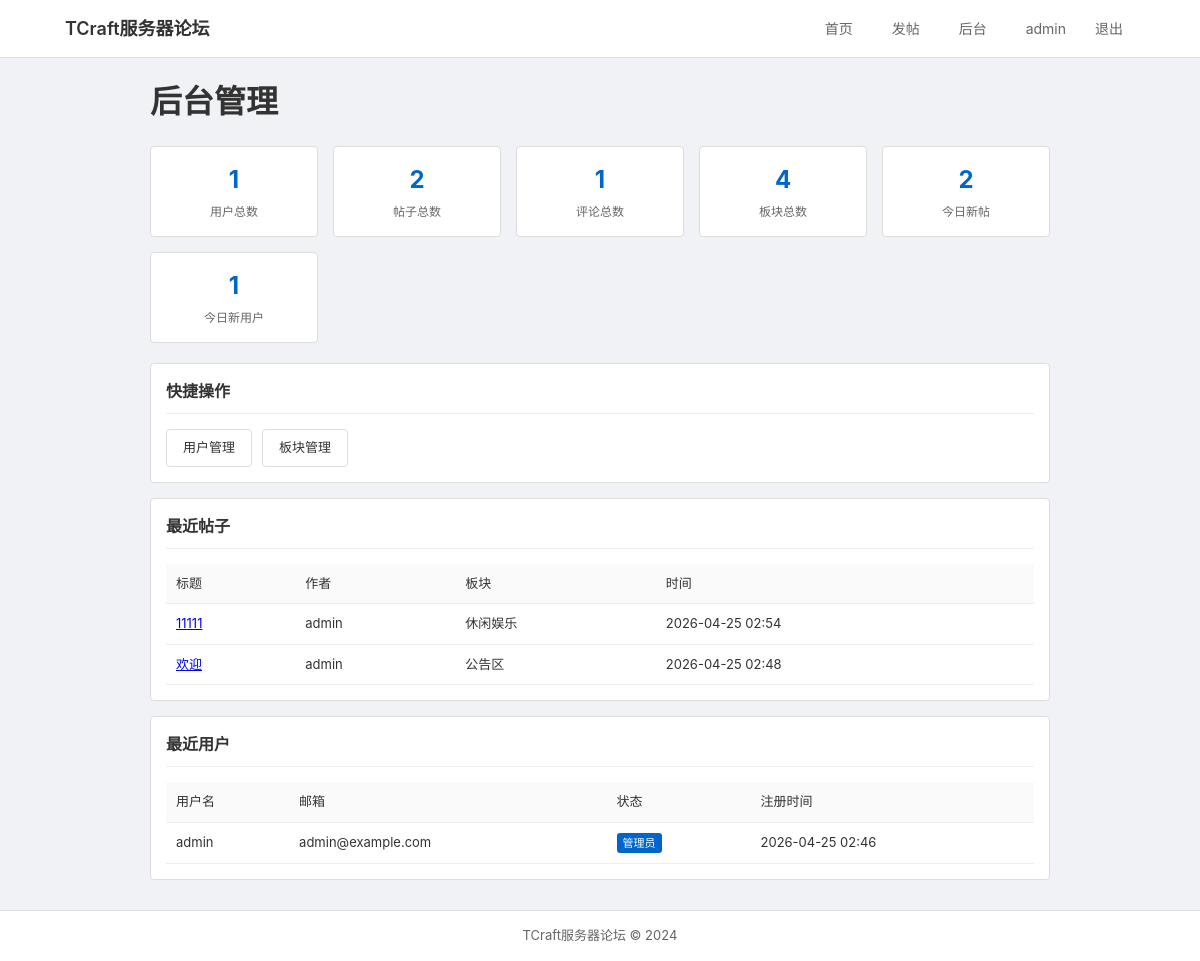
The page /forum/admin (signed in) on the database as committed earlier.
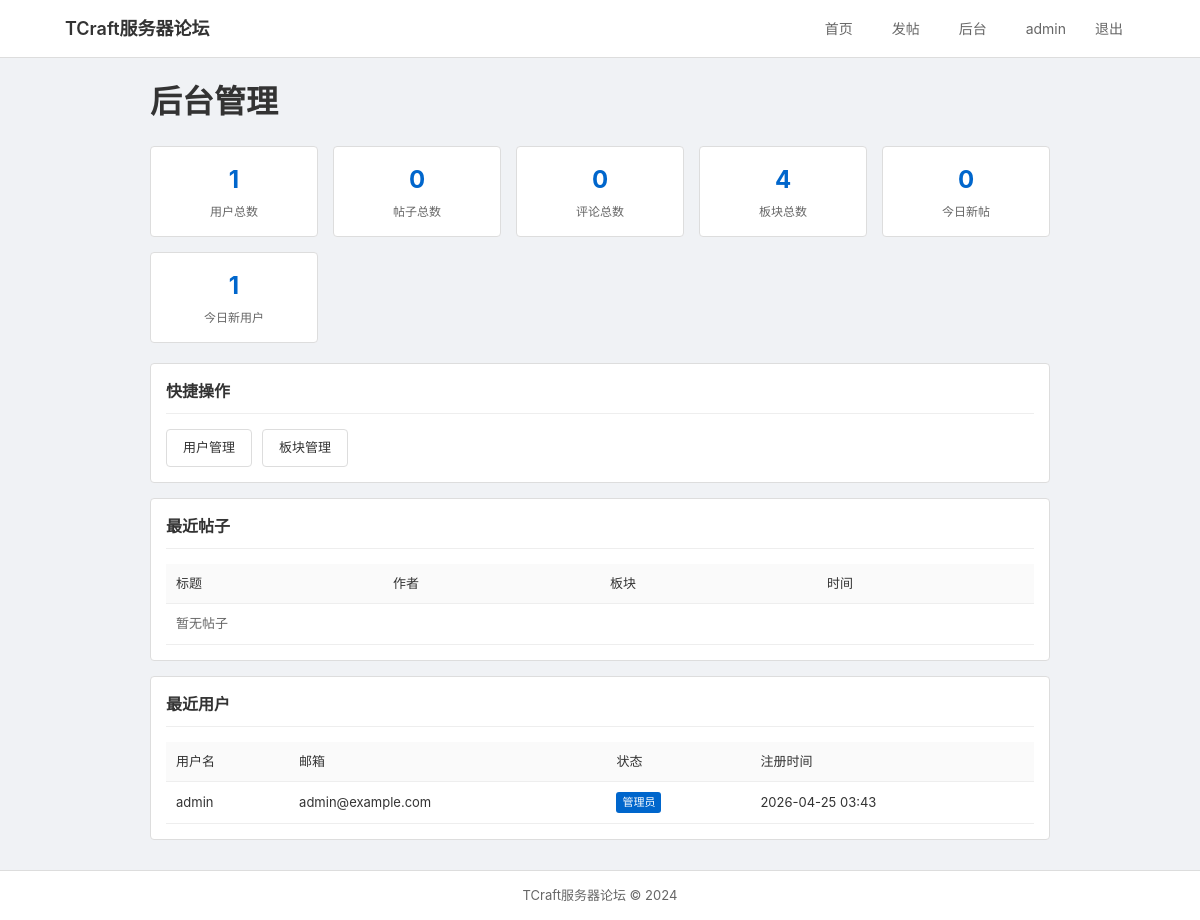
The same page on the database as committed later.
### app/models.py (models this page shows, shortened)
class Post(db.Model):
    id = db.Column(db.Integer, primary_key=True)
    title = db.Column(db.String(140))
    content = db.Column(db.Text)
    views = db.Column(db.Integer, default=0)
    is_pinned = db.Column(db.Boolean, default=False)
    is_locked = db.Column(db.Boolean, default=False)
    user_id = db.Column(db.Integer, db.ForeignKey('user.id'))
    category_id = db.Column(db.Integer, db.ForeignKey('category.id'))
    created_at = db.Column(db.DateTime, index=True, default=datetime.utcnow)
    updated_at = db.Column(db.DateTime, default=datetime.utcnow)
    comments = db.relationship('Comment', backref='post', lazy='dynamic', cascade='all, delete-orphan')

class User(UserMixin, db.Model):
    id = db.Column(db.Integer, primary_key=True)
    username = db.Column(db.String(64), index=True, unique=True)
    email = db.Column(db.String(120), index=True, unique=True)
    password_hash = db.Column(db.String(128))
    avatar = db.Column(db.String(200), default='default_avatar.svg')
    signature = db.Column(db.String(200))
    is_admin = db.Column(db.Boolean, default=False)
    is_banned = db.Column(db.Boolean, default=False)
    created_at = db.Column(db.DateTime, default=datetime.utcnow)
    posts = db.relationship('Post', backref='author', lazy='dynamic')
    comments = db.relationship('Comment', backref='author', lazy='dynamic')

class Category(db.Model):
    id = db.Column(db.Integer, primary_key=True)
    name = db.Column(db.String(64), unique=True)
    description = db.Column(db.String(200))
    icon = db.Column(db.String(50))
    order = db.Column(db.Integer, default=0)
    admin_only = db.Column(db.Boolean, default=False)
    posts = db.relationship('Post', backref='category', lazy='dynamic')
    created_at = db.Column(db.DateTime, default=datetime.utcnow)

### app/routes/forum.py (the view)
@forum.route('/admin')
@login_required
def admin():
    if not current_user.is_admin:
        abort(403)
    total_users = User.query.count()
    total_posts = Post.query.count()
    total_comments = Comment.query.count()
    total_categories = Category.query.count()
    today = datetime.utcnow().date()
    today_posts = Post.query.filter(Post.created_at >= today).count()
    today_users = User.query.filter(User.created_at >= today).count()
    recent_posts = Post.query.order_by(Post.created_at.desc()).limit(10).all()
    recent_users = User.query.order_by(User.created_at.desc()).limit(10).all()
    return render_template('forum/admin.html',
        total_users=total_users, total_posts=total_posts,
        total_comments=total_comments, total_categories=total_categories,
        today_posts=today_posts, today_users=today_users,
        recent_posts=recent_posts, recent_users=recent_users)

### app/__init__.py (called while the page is built)
def create_app(config_class=Config):
    app = Flask(__name__)
    app.config.from_object(config_class)
    db.init_app(app)
    login_manager.init_app(app)
    csrf.init_app(app)
    from app.models import User
    @login_manager.user_loader
    def load_user(id):
        return User.query.get(int(id))
    from app.routes.auth import auth as auth_blueprint
    app.register_blueprint(auth_blueprint, url_prefix='/auth')
    from app.routes.main import main as main_blueprint
    app.register_blueprint(main_blueprint)
    from app.routes.forum import forum as forum_blueprint
    app.register_blueprint(forum_blueprint, url_prefix='/forum')
    with app.app_context():
        db.create_all()
    return app

### app/templates/forum/admin.html (shortened to what this page needs)
{% extends "base.html" %}
{% block content %}
<div class="admin-container">
    <h1 style="margin-bottom: 20px;">后台管理</h1>
    <div class="admin-stats">
        <div class="stat-card">
            <h3>{{ total_users }}</h3>
            <p>用户总数</p>
        </div>
        <div class="stat-card">
            <h3>{{ total_posts }}</h3>
            <p>帖子总数</p>
        </div>
        <div class="stat-card">
            <h3>{{ total_comments }}</h3>
            <p>评论总数</p>
        </div>
        <div class="stat-card">
            <h3>{{ total_categories }}</h3>
            <p>板块总数</p>
        </div>
        <div class="stat-card">
            <h3>{{ today_posts }}</h3>
            <p>今日新帖</p>
        </div>
        <div class="stat-card">
            <h3>{{ today_users }}</h3>
            <p>今日新用户</p>
        </div>
    </div>
    <div class="admin-section">
        <h2>快捷操作</h2>
        <div style="display: flex; gap: 10px;">
            <a href="{{ url_for('forum.admin_users') }}" class="btn">用户管理</a>
            <a href="{{ url_for('forum.admin_category') }}" class="btn">板块管理</a>
        </div>
    </div>
    <div class="admin-section">
        <h2>最近帖子</h2>
        <table class="admin-table">
            <thead>
                <tr>
                    <th>标题</th>
                    <th>作者</th>
                    <th>板块</th>
                    <th>时间</th>
                </tr>
            </thead>
            <tbody>
                {% for post in recent_posts %}
                <tr>
                    <td><a href="{{ url_for('forum.post', id=post.id) }}">{{ post.title }}</a></td>
                    <td>{{ post.author.username }}</td>
                    <td>{{ post.category.name if post.category else '-' }}</td>
                    <td>{{ post.created_at.strftime('%Y-%m-%d %H:%M') }}</td>
                </tr>
                {% endfor %}
                {% if not recent_posts %}
                <tr><td colspan="4" class="empty-state">暂无帖子</td></tr>
                {% endif %}
            </tbody>
        </table>
    </div>
    <div class="admin-section">
        <h2>最近用户</h2>
        <table class="admin-table">
            <thead>
                <tr>
                    <th>用户名</th>
                    <th>邮箱</th>
                    <th>状态</th>
                    <th>注册时间</th>
                </tr>
            </thead>
            <tbody>
                {% for user in recent_users %}
                <tr>
                    <td>{{ user.username }}</td>
                    <td>{{ user.email }}</td>
                    <td>
                        {% if user.is_admin %}<span class="badge badge-admin">管理员</span>{% endif %}
                    </td>
                    <td>{{ user.created_at.strftime('%Y-%m-%d %H:%M') }}</td>
                </tr>
                {% endfor %}
            </tbody>
        </table>
    </div>
</div>
{% endblock %}

### app/templates/base.html (shortened to what this page needs)
<!DOCTYPE html>
<html lang="zh-CN">
<head>
    <link rel="stylesheet" href="{{ url_for('static', filename='css/style.css') }}">
</head>
<body>
    <nav class="navbar">
        <div class="nav-container">
            <a href="{{ url_for('main.index') }}" class="nav-brand">TCraft服务器论坛</a>
            <div class="nav-menu">
                <a href="{{ url_for('main.index') }}" class="nav-link">首页</a>
                {% if current_user.is_authenticated %}
                    {% if current_user.is_banned %}
                    <span class="nav-link banned-tag">已封禁</span>
                    {% else %}
                    <a href="{{ url_for('forum.create_post') }}" class="nav-link">发帖</a>
                    {% endif %}
                    {% if current_user.is_admin %}
                    <a href="{{ url_for('forum.admin') }}" class="nav-link">后台</a>
                    {% endif %}
                    <div class="nav-user">
                        <a href="{{ url_for('auth.profile', username=current_user.username) }}" class="nav-link">{{ current_user.username }}</a>
                        <a href="{{ url_for('auth.logout') }}" class="nav-link">退出</a>
                    </div>
                {% else %}
                    <a href="{{ url_for('auth.login') }}" class="nav-link">登录</a>
                    <a href="{{ url_for('auth.register') }}" class="nav-link">注册</a>
                {% endif %}
            </div>
        </div>
    </nav>
    <div class="container">
        {% block content %}{% endblock %}
    </div>
    <footer class="footer">
        <div class="container">
            <p>TCraft服务器论坛 &copy; 2024</p>
        </div>
    </footer>
</body>
</html>

Rows that differ between the two databases and show on the page:
removed Post: title "11111", author.username "admin", category "休闲娱乐", created_at "2026-04-25 02:54"
removed Post: title "欢迎", author.username "admin", category "公告区", created_at "2026-04-25 02:48"
changed User "admin": created_at "2026-04-25 02:46" → "2026-04-25 03:43"
Other text that changed with them:
{{ total_posts }}: "2" → "0"
{{ total_comments }}: "1" → "0"
{{ today_posts }}: "2" → "0"
text now shown: "暂无帖子"
